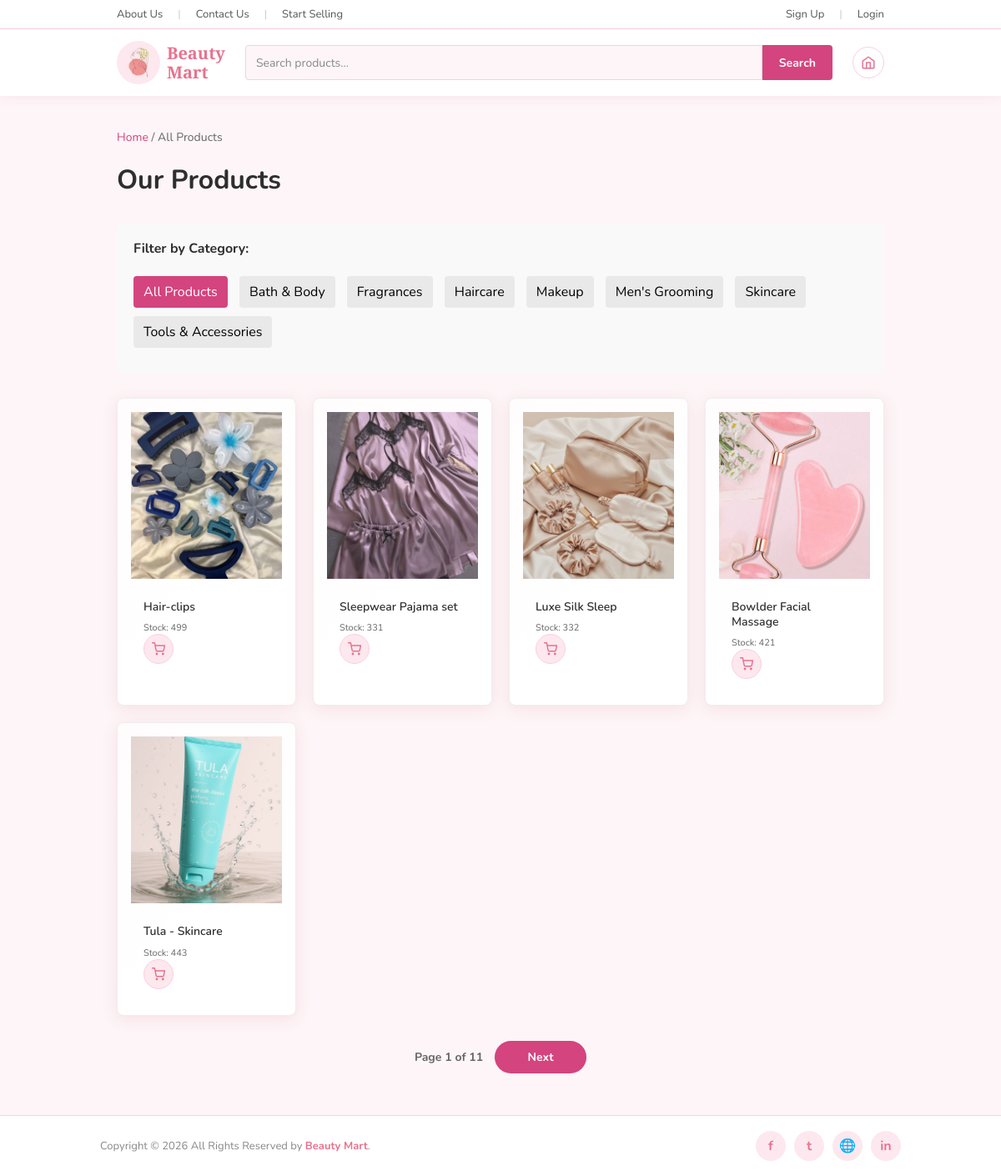
Page /browse-products.php on the committed database.
### tables this page shows
CREATE TABLE `categories` (
  `id` int(11) NOT NULL,
  `name` varchar(100) NOT NULL,
  `description` text DEFAULT NULL
);

CREATE TABLE `products` (
  `id` int(11) NOT NULL,
  `seller_id` int(11) NOT NULL,
  `category_id` int(11) DEFAULT NULL,
  `name` varchar(100) NOT NULL,
  `description` text DEFAULT NULL,
  `price` decimal(10,2) NOT NULL,
  `stock` int(11) NOT NULL DEFAULT 0,
  `image` varchar(255) DEFAULT 'default.jpg' COMMENT 'Primary thumbnail; additional images in product_images',
  `created_at` timestamp NOT NULL DEFAULT current_timestamp(),
  `updated_at` timestamp NOT NULL DEFAULT current_timestamp() ON UPDATE current_timestamp()
);

### browse-products.php (the view, shortened to what this page needs)
<?php
require_once 'includes/functions.php';
$category_id = $_GET['category_id'] ?? null;
$category_name = $_GET['category'] ?? null;
$search = $_GET['search'] ?? null;
$products_per_page = 5;
$current_page = max(1, (int) ($_GET['page'] ?? 1));
$offset = ($current_page - 1) * $products_per_page;
$where_clause = "
    FROM products p
    LEFT JOIN categories c ON p.category_id = c.id
    LEFT JOIN sellers s ON p.seller_id = s.id
    LEFT JOIN users u ON s.user_id = u.id
    WHERE p.stock > 0
";
$params = [];
$count_query = "SELECT COUNT(*) " . $where_clause;
$count_stmt = $pdo->prepare($count_query);
$count_stmt->execute($params);
$total_products = (int) $count_stmt->fetchColumn();
$total_pages = max(1, (int) ceil($total_products / $products_per_page));
$query = "
    SELECT p.*,
           c.name as category_name,
           s.business_name as seller_name,
           u.username as seller_username
    " . $where_clause . "
    ORDER BY p.created_at DESC
    LIMIT ? OFFSET ?
";
$stmt = $pdo->prepare($query);
$product_params = [...$params, $products_per_page, $offset];
$param_index = 1;
foreach ($product_params as $value) {
    $stmt->bindValue($param_index++, $value, is_int($value) ? PDO::PARAM_INT : PDO::PARAM_STR);
}
$stmt->execute();
$products = $stmt->fetchAll();
$stmt = $pdo->prepare("SELECT id, name FROM categories ORDER BY name");
$stmt->execute();
$all_categories = $stmt->fetchAll();
$pagination_params = [];
?>
<!DOCTYPE html>
<html lang="en">
<head>
    <link rel="stylesheet" href="css/index.css">
    <link rel="stylesheet" href="css/index_browse.css">
    <link rel="stylesheet" href="css/responsive.css">
</head>
<body>
    <div class="top-bar">
        <div class="inner">
            <div class="left-links">
                <a href="includes/about.php">About Us</a>
                <span class="sep">|</span>
                <a href="includes/contact.php">Contact Us</a>
                <span class="sep">|</span>
                <a href="includes/sell.php">Start Selling</a>
            </div>
            <div class="right-links">
                <a href="includes/register.php">Sign Up</a>
                <span class="sep">|</span>
                <a href="includes/login.php">Login</a>
            </div>
        </div>
    </div>
    <nav class="navbar">
        <div class="inner">
            <a href="index.php" class="logo">
                <div class="logo-icon">
                    <img src="images/logo.png" alt="Beauty Mart">
                </div>
                <div class="logo-text">
                    <span>Beauty</span>
                    <span>Mart</span>
                </div>
            </a>
            <div class="search-wrap">
                <form method="get" style="display: flex; width: 100%;">
                    <input type="text" name="search" placeholder="Search products..." value="<?= htmlspecialchars($search ?? '') ?>" style="flex: 1; padding: 8px 12px; border: 1px solid #ddd; border-radius: 4px 0 0 4px;">
                    <button type="submit" style="padding: 8px 20px; background: #d4447e; color: white; border: none; cursor: pointer; border-radius: 0 4px 4px 0;">Search</button>
                </form>
            </div>
            <div class="nav-icons">
                <a href="index.php" title="Home">
                    <svg width="18" height="18" viewBox="0 0 24 24" fill="none" stroke="currentColor" stroke-width="2" stroke-linecap="round" stroke-linejoin="round">
                        <path d="M3 9.5L12 3l9 6.5V20a1 1 0 0 1-1 1H4a1 1 0 0 1-1-1V9.5z"/>
                        <polyline points="9 21 9 12 15 12 15 21"/>
                    </svg>
                </a>
            </div>
        </div>
    </nav>
    <div class="section" style="padding: 40px 20px;">
        <div style="max-width: 1200px; margin: 0 auto;">
            <div class="breadcrumb">
                <a href="index.php">Home</a> /
                <?php if ($category_name): ?>
                    <span><?= htmlspecialchars($category_name) ?></span>
                <?php elseif ($search): ?>
                    <span>Search: <?= htmlspecialchars($search) ?></span>
                <?php else: ?>
                    <span>All Products</span>
                <?php endif; ?>
            </div>
            <h1 style="margin-bottom: 30px;">
                <?php if ($category_name): ?>
                    <?= htmlspecialchars($category_name) ?>
                <?php elseif ($search): ?>
                    Search Results for "<?= htmlspecialchars($search) ?>"
                <?php else: ?>
                    Our Products
                <?php endif; ?>
            </h1>
            <div class="filters-section">
                <strong>Filter by Category:</strong><br><br>
                <a href="browse-products.php" style="display: inline-block; padding: 8px 12px; margin-right: 10px; margin-bottom: 10px; background: <?= !$category_id && !$category_name ? '#d4447e' : '#e9e9e9' ?>; color: <?= !$category_id && !$category_name ? 'white' : 'black' ?>; border-radius: 4px; text-decoration: none;">All Products</a>
                <?php foreach ($all_categories as $cat): ?>
                    <a href="browse-products.php?category_id=<?= $cat['id'] ?>&category=<?= urlencode($cat['name']) ?>"
                       style="display: inline-block; padding: 8px 12px; margin-right: 10px; margin-bottom: 10px; background: <?= $category_id == $cat['id'] ? '#d4447e' : '#e9e9e9' ?>; color: <?= $category_id == $cat['id'] ? 'white' : 'black' ?>; border-radius: 4px; text-decoration: none;">
                        <?= htmlspecialchars($cat['name']) ?>
                    </a>
                <?php endforeach; ?>
            </div>
            <?php if (!empty($products)): ?>
                <div class="products-container">
                    <?php foreach ($products as $product): ?>
                    <div class="product-card">
                        <img src="<?= !empty($product['image']) ? 'product_images/' . htmlspecialchars($product['image']) : 'images/placeholder.png' ?>"
                             alt="<?= htmlspecialchars($product['name']) ?>" class="product-image">
                        <div class="product-info">
                            <div class="product-name"><?= htmlspecialchars($product['name']) ?></div>
                            <div class="product-stock">Stock: <?= $product['stock'] ?></div>
                            <a href="includes/login.php" class="cart-btn" title="Add to cart">
                        <svg width="16" height="16" viewBox="0 0 24 24" fill="none" stroke="currentColor" stroke-width="2.2" stroke-linecap="round" stroke-linejoin="round">
                            <circle cx="9" cy="21" r="1"/><circle cx="20" cy="21" r="1"/>
                            <path d="M1 1h4l2.68 13.39a2 2 0 0 0 2 1.61h9.72a2 2 0 0 0 2-1.61L23 6H6"/>
                        </svg>
                    </a>
                        </div>
                    </div>
                    <?php endforeach; ?>
                </div>
            <?php else: ?>
                <div class="no-products">
                    No products found. <?php if ($search): ?>Try a different search term.<?php endif; ?>
                </div>
            <?php endif; ?>
            <?php if ($total_pages > 1): ?>
                <div class="pagination">
                    <span class="page-status">Page <?= $current_page ?> of <?= $total_pages ?></span>
                    <?php if ($current_page < $total_pages): ?>
                        <a href="browse-products.php?<?= htmlspecialchars(http_build_query([...$pagination_params, 'page' => $current_page + 1])) ?>" class="page-link">Next</a>
                    <?php endif; ?>
                </div>
            <?php endif; ?>
        </div>
    </div>
    <footer>
        <div class="inner">
            <p class="copy">Copyright &copy; 2026 All Rights Reserved by <span>Beauty Mart</span>.</p>
            <div class="socials">
                <a href="#" title="Facebook">f</a>
                <a href="#" title="Twitter">t</a>
                <a href="#" title="Website">🌐</a>
                <a href="#" title="LinkedIn">in</a>
            </div>
        </div>
    </footer>
</body>
</html>

### css/index_browse.css (style rules this page uses)
.products-container { display: grid; grid-template-columns: repeat(auto-fit, minmax(200px, 1fr)); gap: 20px; margin: 30px 0; }
.product-card { background: white; border: 1px solid #eee; border-radius: 8px; overflow: hidden; transition: transform 0.2s, box-shadow 0.2s; text-decoration: none; color: inherit; cursor: pointer; }
.product-image { width: 100%; height: 200px; object-fit: cover; background: #f5f5f5; }
.product-info { padding: 15px; }
.product-name { font-weight: 600; margin-bottom: 8px; font-size: 14px; line-height: 1.3; }
.product-stock { font-size: 11px; color: #666; }
.filters-section { margin-bottom: 30px; padding: 20px; background: #f9f9f9; border-radius: 8px; }
.breadcrumb { margin-bottom: 20px; font-size: 14px; color: #666; }
.breadcrumb a { color: #d4447e; text-decoration: none; }
.pagination { display: flex; align-items: center; justify-content: center; gap: 14px; margin: 30px 0 10px; flex-wrap: wrap; }
.page-link { display: inline-flex; align-items: center; justify-content: center; min-width: 110px; padding: 10px 18px; background: #d4447e; color: white; border-radius: 999px; text-decoration: none; font-size: 14px; font-weight: 700; transition: background 0.2s, transform 0.2s; }
.page-status { font-size: 14px; font-weight: 700; color: #666; }

### css/responsive.css (style rules this page uses)
@media (min-width: 1025px) { .navbar .inner { gap: 24px; } }
@media (min-width: 1025px) { .logo { gap: 8px; flex-shrink: 0; } }
@media (min-width: 1025px) { .logo-icon { width: 52px; height: 52px; } }
@media (min-width: 1025px) { .logo-text { font-size: 20px; } }
@media (min-width: 1025px) { .search-wrap { flex: 1; } }
@media (min-width: 1025px) { .search-wrap input { height: 42px; font-size: 14px; padding: 0 18px; } }
@media (min-width: 1025px) { .search-wrap button { height: 42px; padding: 0 22px; font-size: 14px; } }
@media (min-width: 1025px) { .nav-icons { gap: 16px; flex-shrink: 0; } }
@media (min-width: 1025px) { .nav-icons a { width: 38px; height: 38px; font-size: 18px; } }
@media (min-width: 1025px) { .section { padding: 36px 20px; } }
@media (min-width: 1025px) { .product-card { padding: 16px; } }
@media (min-width: 1025px) { .product-card .cart-btn { width: 36px; height: 36px; font-size: 17px; } }
@media (min-width: 1025px) { footer .inner { justify-content: space-between; gap: 12px; } }
@media (min-width: 1025px) { footer .copy { font-size: 13px; } }
@media (min-width: 1025px) { footer .socials { gap: 10px; } }
@media (min-width: 1025px) { footer .socials a { width: 36px; height: 36px; } }

### rows in the picture
categories: name "Bath & Body"
categories: name "Fragrances"
categories: name "Haircare"
categories: name "Makeup"
categories: name "Men's Grooming"
categories: name "Skincare"
categories: name "Tools & Accessories"
products: image (picture), name "Hair-clips", stock "499"
products: image (picture), name "Sleepwear Pajama set", stock "331"
products: image+name (picture), name "Luxe Silk Sleep", stock "332"
products: image+name (picture), name "Bowlder Facial Massage", stock "421"
products: image (picture), name "Tula - Skincare", stock "443"

### other values in the picture
$current_page "1"
$total_pages "11"
